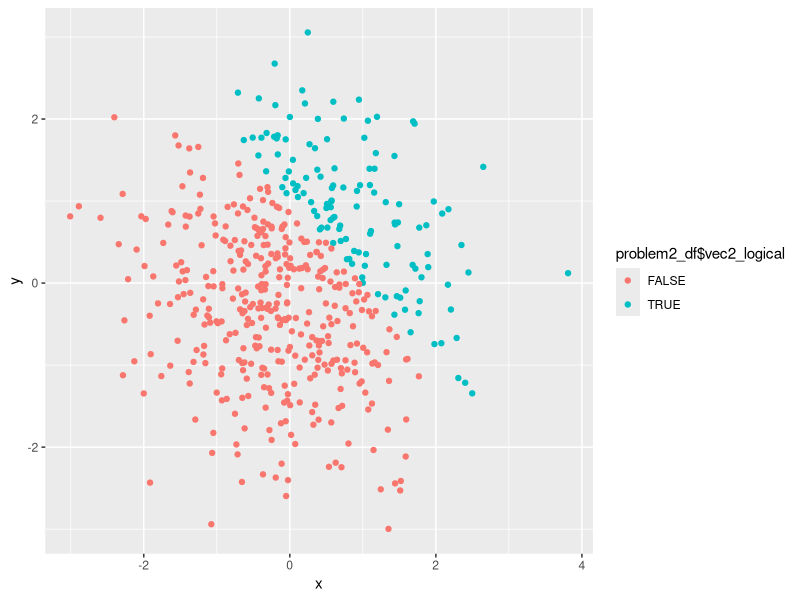
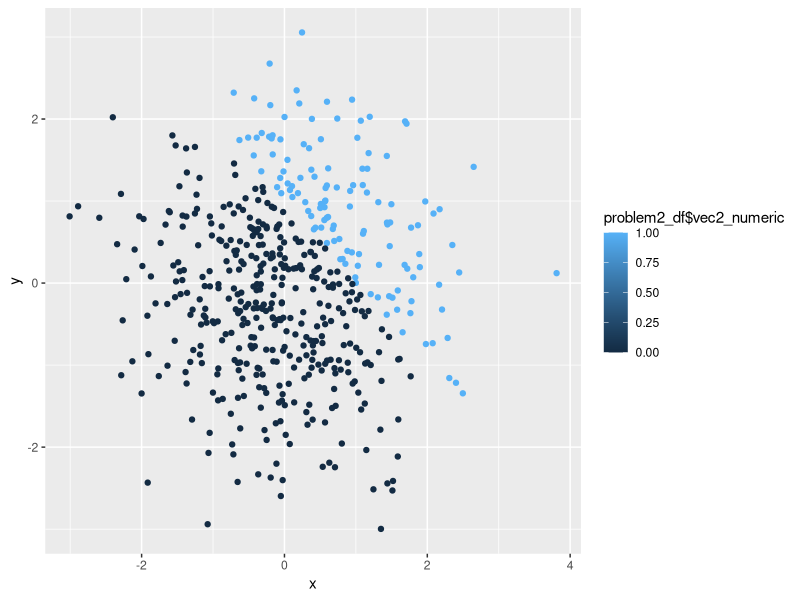
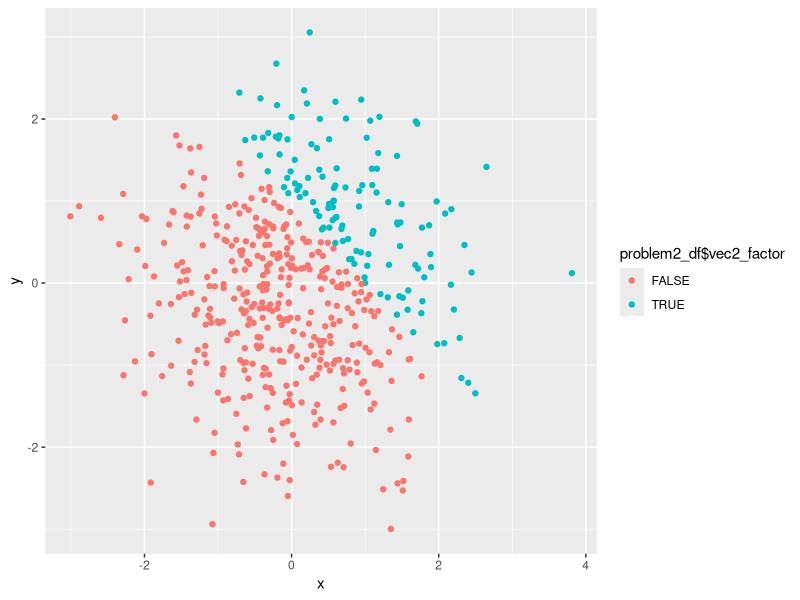
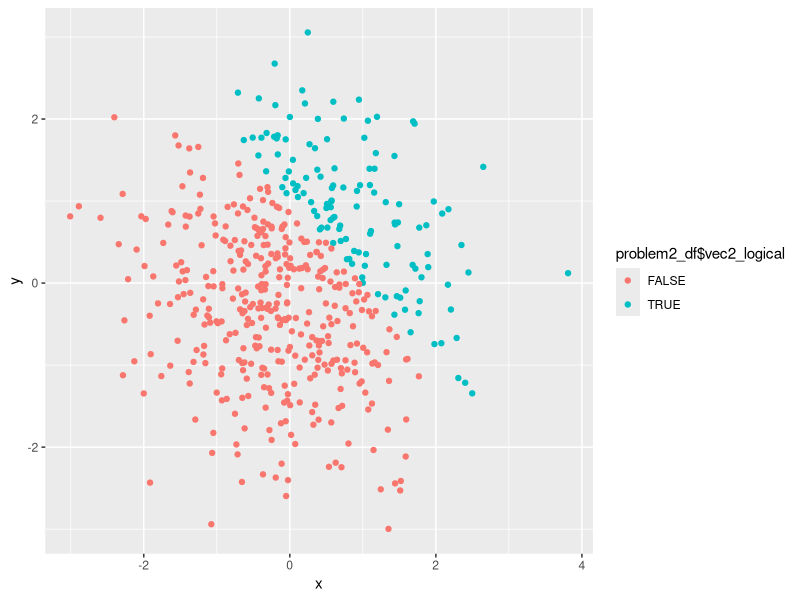

Source code (R) for these figures, in order:
## ---- chunk 1
library(tidyverse)
set.seed(1)
problem1_df = tibble(
  vec_numeric = rnorm(8),
  vec_logical = vec_numeric>0,
  vec_char = c("My", "name", "is", "Jun","trying","to","get","eight"),
  vec_factor = factor(c("chocolate", "chocolate", "cookie", "cookie","cookie","cake","cake","cake"))
)
class(problem1_df$vec_numeric)
class(problem1_df$vec_logical)
class(problem1_df$vec_char)
class(problem1_df$vec_factor)
levels(problem1_df$vec_factor)


mean(problem1_df$vec_numeric)
mean(problem1_df$vec_logical)
mean(problem1_df$vec_char)
mean(problem1_df$vec_factor)

## ---- chunk 2
as.numeric(problem1_df$vec_logical)#convert the logical vector to numeric
as.numeric(problem1_df$vec_logical)*problem1_df$vec_numeric#multiply the random sample by results
as.factor(problem1_df$vec_logical)#convert the logical vector to a factor
as.factor(problem1_df$vec_logical)*problem1_df$vec_numeric#multiply the random sample by results
as.numeric(as.factor(problem1_df$vec_logical))#convert the logical vector to a factor and then convert the result to numeric
as.numeric(as.factor(problem1_df$vec_logical))*problem1_df$vec_numeric#multiply the random sample by results
## ---- chunk 3
problem2_df = tibble(
  x = rnorm(500),
  y = rnorm(500),
  vec2_logical = x+y > 1,
  vec2_numeric = as.numeric(vec2_logical),
  vec2_factor = as.factor(vec2_logical) 
)
## ---- chunk 4
ggplot(problem2_df, aes(x = x, y = y, color = problem2_df$vec2_logical)) + geom_point()
ggsave("scatterplot_with_color_points_of_logical_variable.png")
## ---- chunk 5
ggplot(problem2_df, aes(x = x, y = y, color = problem2_df$vec2_numeric)) + geom_point()
## ---- chunk 6
ggplot(problem2_df, aes(x = x, y = y, color = problem2_df$vec2_factor)) + geom_point()
